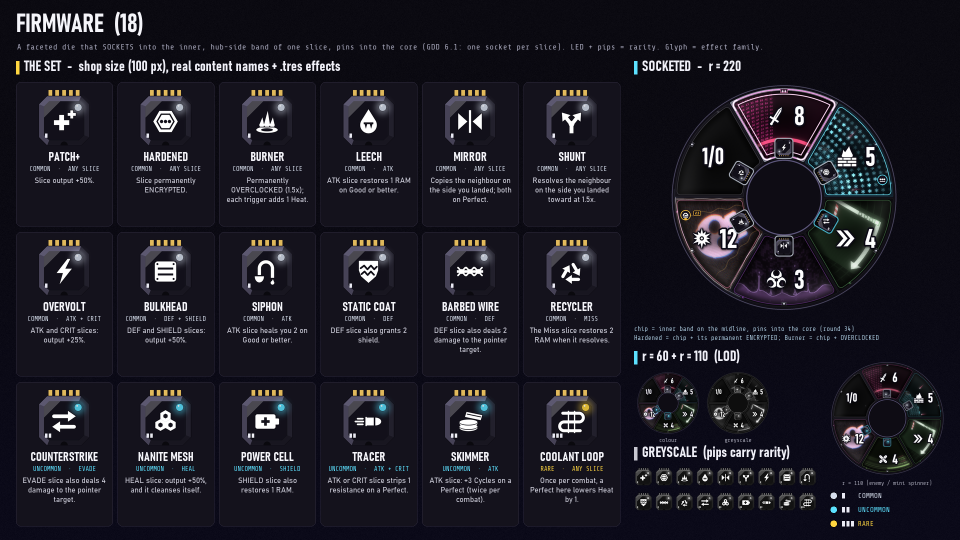
#> input picture docs/concepts/round34_firmware_daemons/firmware_set.png, 1920 x 1080 px (shown at 1/2 size)
$ python contact.py
#> lines starting #> are read from the running program, lines starting #| are printed output that depends on the picture
### docs/concepts/round33_firmware_daemons/scripts/fwlib.py
"""Round 33 kit: Firmware ("microchips") and Daemons.

- FIRMWARE / DAEMONS: the real content (content/firmware/*.tres, content/daemons/*.tres): name, effect text,
  rarity, allowed slice types, trigger family.
- icon(name, px): the 42 new glyphs (18 chip effect glyphs + 24 daemon sigils), flat bold white silhouettes
  drawn on a 256 grid at 4x and downsampled. None reuses a round 17 slice glyph or card pictogram.
- chip(...): the socketed die (pins on top = the edge that plugs into the slice bezel, LED in rarity colour).
- daemon_tile(...): the small CRT tile a Daemon runs on (sigil in phosphor of its trigger family).
- socket_wheel(...): a locked round 17 wheel with chips socketed into the outer-left (counter-clockwise) corner.

All randomness is seeded.
"""
import math
import os
import sys

HERE = os.path.dirname(os.path.abspath(__file__))
sys.path.insert(0, HERE)
sys.path.insert(0, os.path.join(HERE, "lib17"))
import numpy as np
from PIL import Image, ImageDraw, ImageFilter, ImageChops, ImageOps

import r31lib as L

OUT = L.OUT
SCRATCH = L.SCRATCH
CACHE = os.path.join(SCRATCH, "r33")
os.makedirs(CACHE, exist_ok=True)

# ------------------------------------------------------------------ content (read from content/*.tres)
# slice type ids (RC.SliceType): 0 ATTACK, 1 CRIT, 2 DEFEND, 3 EVADE, 4 SHIELD, 5 DEPLOY, 6 HEAL, 7 AFFLICT, 8 MISS
TYPE_NAME = ["ATK", "CRIT", "DEF", "EVADE", "SHIELD", "DEPLOY", "HEAL", "AFFLICT", "MISS"]
TYPE_PROG = ["EXPLOIT", "ZERO-DAY", "FIREWALL", "PROXY", "SANDBOX", "TROJAN", "PATCH", "VIRUS", "NULL"]
RAR_NAME = ["COMMON", "UNCOMMON", "RARE", "BOSS"]
RAR_COL = [(214, 222, 236), (92, 225, 255), (255, 214, 64), (255, 70, 86)]   # LED / bezel colour
RAR_PIPS = [1, 2, 3, 3]

# id, name, rarity, allowed types ([] = any), effect (description in the .tres), family colour of the trigger cue
FIRMWARE = [
    ("patch_plus", "Patch+", 0, [], "Slice output +50%."),
    ("hardened", "Hardened", 0, [], "Slice permanently ENCRYPTED."),
    ("burner", "Burner", 0, [], "Permanently OVERCLOCKED (1.5x); each trigger adds 1 Heat."),
    ("leech", "Leech", 0, [0], "ATK slice restores 1 RAM on Good or better."),
    ("mirror", "Mirror", 0, [], "Copies the neighbour on the side you landed; both on Perfect."),
    ("shunt", "Shunt", 0, [], "Resolves the neighbour on the side you landed toward at 1.5x."),
    ("overvolt", "Overvolt", 0, [0, 1], "ATK and CRIT slices: output +25%."),
    ("bulkhead", "Bulkhead", 0, [2, 4], "DEF and SHIELD slices: output +50%."),
    ("siphon", "Siphon", 0, [0], "ATK slice heals you 2 on Good or better."),
    ("static_coat", "Static Coat", 0, [2], "DEF slice also grants 2 shield."),
    ("barbed_wire", "Barbed Wire", 0, [2], "DEF slice also deals 2 damage to the pointer target."),
    ("recycler", "Recycler", 0, [8], "The Miss slice restores 2 RAM when it resolves."),
    ("counterstrike", "Counterstrike", 1, [3], "EVADE slice also deals 4 damage to the pointer target."),
    ("nanite_mesh", "Nanite Mesh", 1, [6], "HEAL slice: output +50%, and it cleanses itself."),
    ("power_cell", "Power Cell", 1, [4], "SHIELD slice also restores 1 RAM."),
    ("tracer", "Tracer", 1, [0, 1], "ATK or CRIT slice strips 1 resistance on a Perfect."),
    ("skimmer", "Skimmer", 1, [0], "ATK slice: +3 Cycles on a Perfect (twice per combat)."),
    ("coolant_loop", "Coolant Loop", 2, [], "Once per combat, a Perfect here lowers Heat by 1."),
]
FW = {f[0]: f for f in FIRMWARE}

# trigger families -> phosphor colour of the daemon sigil
FAM = {
    "PERFECT": (255, 214, 64),
    "MISS": (255, 84, 96),
    "TURN": (92, 225, 255),
    "ACTION": (255, 92, 190),
    "RUN": (150, 255, 110),
    "HEAT": (255, 140, 60),
}
FAM_NOTE = {
    "PERFECT": "fires on a Perfect", "MISS": "fires on the Miss slice", "TURN": "combat / turn start, always-on",
    "ACTION": "fires on your nudge or card", "RUN": "after a won fight / Server Rack", "HEAT": "netrun / Heat",
}
# id, name, rarity, family, effect, counter (None | ("pips", n) | ("stack",) | ("once",))
DAEMONS = [
    ("clean_signal", "Clean Signal", 1, "PERFECT", "3 consecutive Perfects: -2 Heat.", ("pips", 3)),
    ("kernel_sync", "Kernel Sync", 1, "PERFECT", "Each Perfect: +1 damage for the rest of the combat.", ("stack",)),
    ("zero_day", "Zero Day", 1, "PERFECT", "A Perfect on the Miss slice resolves as a 3x Crit.", None),
    ("botnet_seed", "Botnet Seed", 1, "PERFECT", "Each Perfect deploys a 1-HP drone on the triggered slice (max 2).", ("pips", 2)),
    ("adrenal_loop", "Adrenal Loop", 1, "PERFECT", "Each Perfect heals 2.", None),
    ("cascade", "Cascade", 1, "PERFECT", "Two Perfects in a row: +1 RAM.", ("pips", 2)),
    ("fault_tolerance", "Fault Tolerance", 1, "MISS", "The Miss slice deals 3 damage to the pointer target.", None),
    ("fail_forward", "Fail Forward", 1, "MISS", "The Miss slice restores 2 RAM.", None),
    ("stolen_intent", "Stolen Intent", 2, "MISS", "Once per combat, when you would resolve Miss, swap resolved slices with the target.", ("once",)),
    ("twin_pointer", "Twin Pointer", 2, "TURN", "Your wheel is also read at the bottom; both trigger. Max RAM halved.", None),
    ("warm_boot", "Warm Boot", 1, "TURN", "Start every combat with +2 RAM.", None),
    ("shield_cache", "Shield Cache", 1, "TURN", "Start every combat with 5 shield.", None),
    ("idle_armor", "Idle Armor", 1, "TURN", "Gain 2 block at the start of every turn.", None),
    ("static_field", "Static Field", 2, "TURN", "At the start of every turn, deal 1 damage to every enemy.", None),
    ("linked_bus", "Linked Bus", 1, "ACTION", "Nudging an enemy wheel also moves your wheel the same way, free.", None),
    ("tuning_fork", "Tuning Fork", 1, "ACTION", "Every nudge action grants 1 block.", None),
    ("feedback_loop", "Feedback Loop", 2, "ACTION", "Every card you play deals 1 damage to every enemy.", None),
    ("salvager", "Salvager", 0, "RUN", "+5 Cycles after every won fight.", None),
    ("field_medic", "Field Medic", 0, "RUN", "Heal 4 after every won fight.", None),
    ("bounty_code", "Bounty Code", 2, "RUN", "+1 Schematic banked after every won fight.", None),
    ("rack_skimmer", "Rack Skimmer", 1, "RUN", "Capturing a Server Rack banks 3 extra Schematics.", None),
    ("cold_exit", "Cold Exit", 1, "HEAT", "Finish a netrun without the Miss slice resolving: -3 Heat.", None),
    ("scrubber", "Scrubber", 1, "HEAT", "Capturing a Server Rack removes 1 Heat instead of adding it.", None),
    ("log_wiper", "Log Wiper", 2, "HEAT", "Finishing a netrun lowers Heat by 1.", None),
]
DM = {d[0]: d for d in DAEMONS}


def allowed_text(types):
    return "ANY SLICE" if not types else " + ".join(TYPE_NAME[t] for t in types)


# ------------------------------------------------------------------ icon drawing (256 grid, 4x supersample)
K4 = 4
_icache = {}


class Pad:
    def __init__(self):
        self.m = Image.new("L", (256 * K4, 256 * K4), 0)
        self.d = ImageDraw.Draw(self.m)

    @staticmethod
    def s(v):
        return [c * K4 for c in v]

    def poly(self, pts, on=True):
        self.d.polygon([(x * K4, y * K4) for x, y in pts], fill=255 if on else 0)

    def rect(self, b, on=True):
        self.d.rectangle(self.s(b), fill=255 if on else 0)

    def rrect(self, b, r, on=True):
        self.d.rounded_rectangle(self.s(b), radius=r * K4, fill=255 if on else 0)

    def circle(self, cx, cy, r, on=True):
        self.d.ellipse(self.s([cx - r, cy - r, cx + r, cy + r]), fill=255 if on else 0)

    def ellipse(self, b, on=True):
        self.d.ellipse(self.s(b), fill=255 if on else 0)

    def ring(self, cx, cy, r, w, on=True):
        self.circle(cx, cy, r + w / 2, on)
        self.circle(cx, cy, r - w / 2, not on)

    # [44 lines left out: functions arc, line, arrow, ering, flame, not called in this run]


def _hexpts(cx, cy, r, rot=0):
    return [(cx + r * math.cos(math.radians(rot + 60 * i)), cy + r * math.sin(math.radians(rot + 60 * i))) for i in range(6)]


# [7 lines left out: function _star, not called in this run]


# ---- firmware effect glyphs
def g_patch_plus(p):
    p.rect([36, 116, 176, 160]); p.rect([84, 68, 128, 208])
    p.rect([162, 50, 236, 76]); p.rect([186, 26, 212, 100])


# [33 lines left out: functions g_hardened, g_burner, g_leech, g_mirror, g_shunt, not called in this run]


def g_overvolt(p):
    p.poly([(160, 12), (60, 142), (118, 142), (88, 244), (200, 102), (140, 102), (186, 12)])


# [46 lines left out: functions g_bulkhead, g_siphon, g_static_coat, g_barbed_wire, g_recycler, g_coolant_loop, not called in this run]


def g_counterstrike(p):
    p.arrow((36, 80), (236, 80), 34, 80)
    p.arrow((220, 176), (20, 176), 34, 80)


# [5 lines left out: function g_nanite_mesh, not called in this run]


def g_power_cell(p):
    p.rrect([22, 62, 206, 194], 18); p.rrect([200, 100, 238, 156], 8)
    p.rect([76, 116, 152, 140], on=False); p.rect([102, 90, 126, 166], on=False)


# [14 lines left out: functions g_tracer, g_skimmer, not called in this run]


# ---- daemon sigils
def s_clean_signal(p):
    pts = [(24 + x * 2.08, 128 - 64 * math.sin(math.radians(x * 5.4))) for x in range(101)]
    p.line(pts, 34)


def s_cold_exit(p):
    p.rect([46, 26, 154, 48]); p.rect([46, 208, 154, 230]); p.rect([46, 26, 68, 230]); p.rect([132, 26, 154, 98]); p.rect([132, 160, 154, 230])
    p.arrow((92, 129), (244, 129), 34, 72)


# [19 lines left out: functions s_scrubber, s_fault_tolerance, s_kernel_sync, not called in this run]


def s_zero_day(p):
    p.ering(128, 128, 62, 104, 0, 34)
    p.line([(54, 236), (202, 20)], 30)


# [30 lines left out: functions s_linked_bus, s_stolen_intent, s_twin_pointer, s_botnet_seed, not called in this run]


def s_warm_boot(p):
    p.arc(128, 140, 86, -55, 235, 32)
    p.rrect([112, 16, 144, 138], 16)


# [10 lines left out: functions s_shield_cache, s_idle_armor, not called in this run]


def s_adrenal_loop(p):
    p.ring(128, 128, 98, 22)
    p.line([(10, 136), (72, 136), (98, 54), (132, 206), (158, 100), (176, 136), (246, 136)], 24)


# [72 lines left out: functions s_fail_forward, s_feedback_loop, s_tuning_fork, s_static_field, s_cascade, s_salvager and 4 more, not called in this run]


ICONS = {}
for _k, _v in list(globals().items()):
    if _k.startswith("g_"):
        ICONS[_k[2:]] = _v
    elif _k.startswith("s_"):
        ICONS[_k[2:]] = _v


# [30 lines left out: functions icon, icon_rgba, not called in this run]


# ------------------------------------------------------------------ the chip
GOLD_PIN = (226, 186, 92)


# [224 lines left out: functions _glow, chip, chip_anchor, daemon_tile, counter_strip, not called in this run]


# ------------------------------------------------------------------ socketed wheel
import slicekit as K
K.TIER_STYLE = "a"
K.TIER_STRENGTH = 2

SOCKET_RHO = 326.0     # master px (R_OUT = 360): just inside the outer bezel, mirroring the status badge
SOCKET_DA = 0.60       # fraction of the half-span counter-clockwise from the midline (status badge is +0.66)
CHIP_MASTER = 58.0     # chip width in master px (40 px at r = 220)


# [18 lines left out: functions wheel_cached, socket_pos, not called in this run]


def chip_px(r_px):
    return max(12, int(round(CHIP_MASTER * r_px / 360.0 * (0.8 if r_px < 150 else 1.0))))


# [51 lines left out: functions put_chip, socket_wheel, grey, not called in this run]


def text(d, xy, s, size, col=(230, 230, 240), anchor="la", f=None, stroke=0):
    d.text(xy, s, font=f or L.f_mono(size), fill=tuple(col[:3]) + (255,), anchor=anchor, stroke_width=stroke, stroke_fill=(6, 5, 10, 255))


# [29 lines left out: functions wrap, bg, header, not called in this run]


def section(d, x, y, s, col=L.YEL):
    d.rectangle([x, y + 4, x + 6, y + 30], fill=col + (255,))
    d.text((x + 16, y), s, font=L.f_num(30), fill=(240, 240, 248, 255))

### docs/concepts/round34_firmware_daemons/scripts/r31lib.py
"""Round 31 shared kit: backdrops, CRT terminal panels (the Cell's systems), corp paper, sticker cards,
sticker words/buttons (sticker_lib19), grease pencil, glyphs, chips, daemons, outcome rows.

All randomness is seeded. Every builder returns RGBA at final (1x) pixels unless it says otherwise.
"""
import math
import os
import random
import sys

HERE = os.path.dirname(os.path.abspath(__file__))
sys.path.insert(0, HERE)
OUT = os.path.dirname(HERE)
CONCEPTS = os.path.dirname(OUT)
SCRATCH = os.path.join(OUT, "scratch")
ASSETS = os.path.join(SCRATCH, "assets")
GLYPHS = os.path.join(CONCEPTS, "round17_slice_system", "glyphs")

import numpy as np
from PIL import Image, ImageDraw, ImageFont, ImageFilter, ImageChops, ImageOps, ImageEnhance

import sticker_lib19 as SL

W, H = 1920, 1080
WIN = "C:/Windows/Fonts/"
ANTON = SL.ANTON
MARKER = SL.MARKER
MONO = SL.MONO
PLEX = SL.PLEX
BAHN = WIN + "bahnschrift.ttf"
TYPE = WIN + "cour.ttf"
TYPE_B = WIN + "courbd.ttf"
PEN_FONT = WIN + "Inkfree.ttf"
SERIF_B = WIN + "georgiab.ttf"

INK = (14, 12, 20)
PINK = (255, 61, 168)
CYAN = (92, 225, 255)
LIME = (166, 255, 72)
AMBER = (255, 190, 60)
YEL = (255, 214, 64)
GP_YELLOW = (255, 226, 0)
GP_RED = (255, 28, 44)
PAPER = (238, 232, 216)
PAPER_INK = (40, 36, 44)
STAMP_RED = (196, 30, 40)
CYCLE = (120, 255, 200)   # Cycles (run currency) in the CRT medium
SCHEM = (255, 200, 80)    # Schematics (campaign currency)
HEAT = (255, 96, 64)

_fcache = {}


def font(path, px, var=None):
    key = (path, int(px), var)
    if key not in _fcache:
        f = ImageFont.truetype(path, int(px))
        if var:
            try:
                f.set_variation_by_name(var)
            except Exception:
                pass
        _fcache[key] = f
    return _fcache[key]


def f_num(px):
    return font(BAHN, px, b"Bold Condensed")


def f_ui(px, var=b"SemiBold"):
    return font(BAHN, px, var)


def f_mono(px):
    return font(MONO, px)


# ------------------------------------------------------------------ backdrops
# [49 lines left out: functions backdrop, vignette, darken_rect, bloom, not called in this run]


def paste(canvas, im, x, y):
    canvas.alpha_composite(im, (int(round(x)), int(round(y))))
    return canvas


# [13 lines left out: function drop_shadow, not called in this run]


def rotate_rgba(im, ang):
    return im.convert("RGBa").rotate(ang, Image.BICUBIC, expand=True).convert("RGBA")


# ------------------------------------------------------------------ glyphs
_gcache = {}


# [21 lines left out: function glyph, not called in this run]


def tile(name):
    return Image.open(os.path.join(ASSETS, name)).convert("RGBA")


# ------------------------------------------------------------------ CRT terminal panel (the Cell's systems)
class CRT:
    """Dark phosphor glass in a thin bezel; mono text; finished with scanlines + glow.
    Build: c = CRT(w, h, accent, title); c.text(...); img = c.finish()."""

    # [42 lines left out: functions __init__, text, rule, bar, not called in this run]

    def paste(self, im, x, y):
        self.im.alpha_composite(im, (int(x), int(y)))

    # [112 lines left out: functions finish, crt_glow_under, paper, stamp, tape, sticker_word, not called in this run]


def place_sticker(canvas, sd, cx, cy, angle=0.0, scale=1.0, hover=0.0, shadow=1.0, opacity=1.0):
    return SL.place(canvas, sd, cx, cy, angle=angle, scale=scale, hover=hover, shadow=shadow, opacity=opacity)


# [16 lines left out: functions sticker_from_art, greyscale, not called in this run]


# ------------------------------------------------------------------ cards (C-C sticker card)
KIND_COL = {"WHEEL": (255, 196, 40), "HACK": (255, 61, 168), "SYSTEM": (92, 225, 255)}
RARITY = {"Common": (1, (92, 225, 255)), "Uncommon": (2, (92, 225, 255)), "Rare": (3, (255, 214, 64)), "Boss": (3, (255, 70, 86))}


# [70 lines left out: function card_face, not called in this run]


def card_sticker(c, w=210, h=280, curl=None, gloss_k=0.22, seed=5):
    face = card_face(c, w, h)
    return sticker_from_art(face, border=6, curl=curl, gloss_k=gloss_k, seed=seed, holo_border=(c["rar"] == "Rare"))


# ------------------------------------------------------------------ firmware chip + daemon art
# [122 lines left out: functions chip_art, daemon_art, price_tag, cycles_mark, schem_mark, not called in this run]


def heat_mark(px, col):
    return glyph("placeholder_burn", px, fill=col, ow=0)


# [48 lines left out: functions outcome_row, crew_mark, not called in this run]


# ------------------------------------------------------------------ grease pencil
def pen(color, seed=21):
    return SL.Pen((W, H), color, seed=seed)


def ink(canvas, p, shadow=0.75):
    return p.ink(canvas, shadow=shadow)


# ------------------------------------------------------------------ contact-sheet / save helpers
# [9 lines left out: function save, not called in this run]


def caption(img, text, x=24, y=1050, size=17, col=(200, 200, 215)):
    d = ImageDraw.Draw(img)
    d.text((x, y), text, font=f_mono(size), fill=col + (255,), anchor="ls", stroke_width=3, stroke_fill=(6, 5, 10, 255))

### docs/concepts/round33_firmware_daemons/scripts/contact.py
"""contact_sheet.jpg: the six stills + a frame from each GIF.

python contact.py
"""
import os
from PIL import Image, ImageDraw
import fwlib as F
L = F.L

ITEMS = ["firmware_set.png", "firmware_socket.png", "firmware_medium.png", "daemon_set.png", "daemon_row.png", "shop_v3.png"]
GIFS = [("firmware_trigger.gif", 0.45), ("daemon_trigger.gif", 0.55)]


def main():
    tw, th = 624, 351
    W, H = 1920, 40 + 2 * (th + 34) + 300
    img = Image.new("RGB", (W, H), (12, 10, 18))
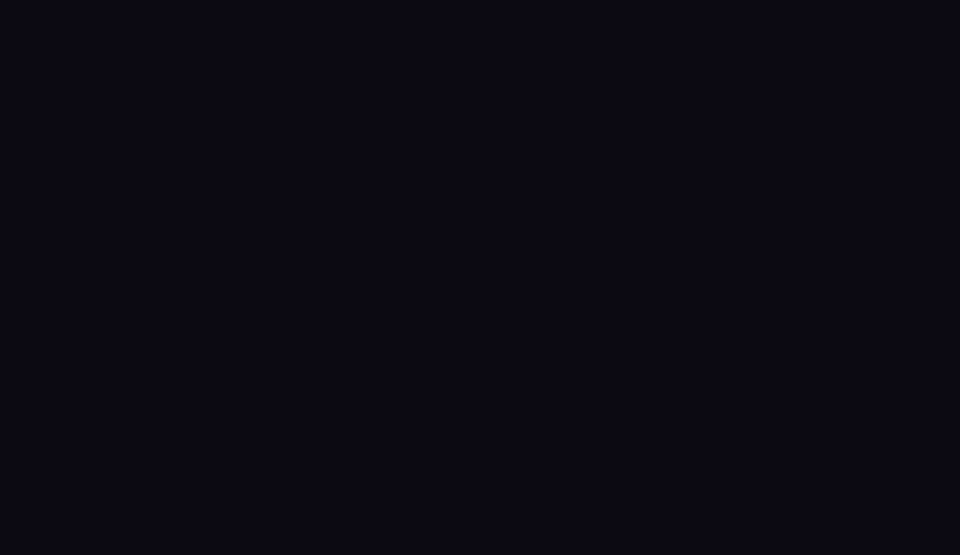
#> img: PIL image 1920x1110 RGB (shown at 1/2 size); mean R, G, B 12, 10, 18
    d = ImageDraw.Draw(img)
    d.text((24, 8), "ROUND 33  -  FIRMWARE (microchips) + DAEMONS", font=L.f_num(28), fill=(240, 240, 248))
    for i, n in enumerate(ITEMS):
        im = Image.open(os.path.join(F.OUT, n)).convert("RGB").resize((tw, th), Image.LANCZOS)
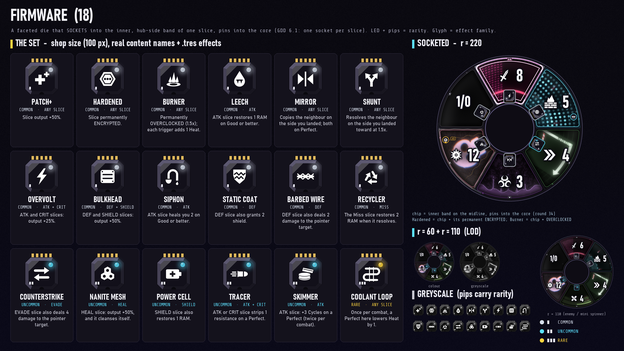
#> im: PIL image 624x351 RGB; mean R, G, B 29.5, 28.1, 37.2
        x, y = 18 + (i % 3) * (tw + 10), 48 + (i // 3) * (th + 34)
        img.paste(im, (x, y))
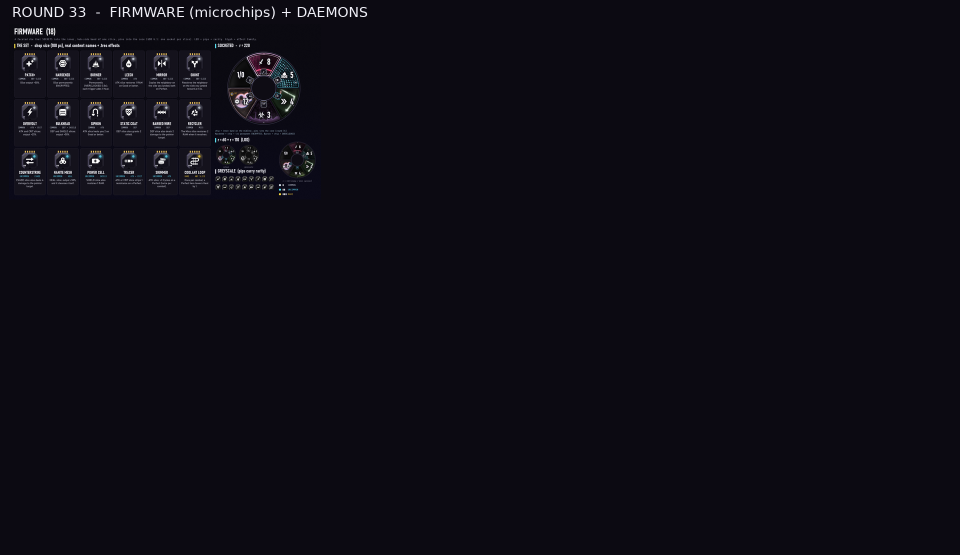
#> img: PIL image 1920x1110 RGB (shown at 1/2 size); mean R, G, B 14.2, 12.3, 20.4
        d.text((x, y + th + 6), n, font=L.f_mono(16), fill=(200, 200, 215))
#> (the call stopped at in font, `f = ImageFont.truetype(path, int(px))`: sticker_lib19 is not available in this run)
    y0 = 48 + 2 * (th + 34)
    x = 18
    for n, at in GIFS:
        g = Image.open(os.path.join(F.OUT, n))
        g.seek(int(g.n_frames * at))
        fr = g.convert("RGB")
        k = 270 / fr.height
        fr = fr.resize((int(fr.width * k), 270), Image.LANCZOS)
        img.paste(fr, (x, y0))
        d.text((x, y0 + 274), n, font=L.f_mono(16), fill=(200, 200, 215))
        x += fr.width + 16
    d.text((x + 10, y0 + 20), "Firmware = a socketed die (pins in the bezel, rarity LED),", font=L.f_mono(18), fill=(200, 220, 235))
    d.text((x + 10, y0 + 46), "outer CCW corner of its slice; gold trace on trigger.", font=L.f_mono(18), fill=(200, 220, 235))
    d.text((x + 10, y0 + 86), "Daemon = a sigil on a CRT tile in the rack beside the", font=L.f_mono(18), fill=(200, 220, 235))
    d.text((x + 10, y0 + 112), "player wheel; phosphor = trigger family, bezel = rarity.", font=L.f_mono(18), fill=(200, 220, 235))
    path = os.path.join(F.OUT, "contact_sheet.jpg")
    img.save(path, quality=88)
    print("wrote", path)


if __name__ == "__main__":
#> (the run stopped early here; a loop or call above may not have finished)
